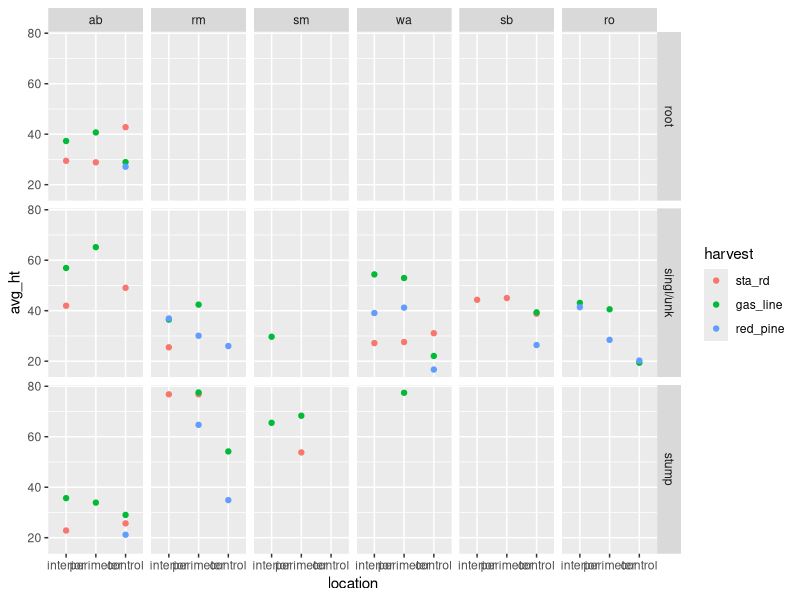

Write the R code that produced this figure. (Note: this script raises an error after producing the figure.)
## ---- chunk 1
knitr::opts_chunk$set(echo = TRUE)
## ---- chunk 2
library(tidyverse)
library(readr)
library(skimr)
## ---- chunk 3

library(readr)
heights01 <- read_csv("tidy_seedling_heights_2017-2019.csv",
     col_types = cols(
      harvest = col_factor(),
      year = col_factor(),
      location = col_factor(),
      origin = col_factor(),
      point = col_integer(),
      spp = col_factor(),
      basal2019 = col_number(),
      height = col_number()
     ))

heights02 <- heights01 %>% 
    drop_na(height) %>% 
  select(!date)

                     


## ---- chunk 4

ht.avg <- heights02 %>%
  select(harvest, year, location, spp, origin, basal2019, height) %>%
  group_by(harvest, location, origin, year, spp) %>% 
  summarise(
    avg_ht = mean(height, na.rm=TRUE),
    sd_ht = sd(height, na.rm=TRUE),
    n = n()  #mean(n, na.rm=TRUE)
  ) %>% 
  filter(n > 6)
  
#head(ht.avg, n=12) 
view(ht.avg)


## ---- chunk 5

dir.create("figures")

ht.avg %>% 
  filter(spp == "ab" | spp =="wa")


ht.avg %>% 
  filter(spp == "ab" | spp == "wa" | spp == "sb" | spp == "rm" | spp == "ro" | spp == "sm") %>% 
  filter(year == "2019") %>% 
ggplot(aes(x=location, y = avg_ht, color=harvest)) +
  geom_point()+
  facet_grid(origin ~ spp)


#ggplot(data = annual, mapping = aes(x = bai, y = ssc)) +
#  geom_point(mapping = aes(color = year, size = dbh), method = lm, se = FALSE, shape = 1) +
#  geom_smooth() +
#  theme_bw()

test_of_graph <- ht.avg %>% 
  filter(spp == "ab" | spp == "wa" | spp == "sb" | spp == "rm" | spp == "ro" | spp == "sm") %>% 
  filter(year == "2019") %>% 
  filter(harvest == "gas_line") %>% 
  group_by(spp) %>% 
  summarize(avg_ht = mean(avg_ht)) 

view(test_of_graph)

FIG_x <- ht.avg %>% 
  filter(spp == "ab" | spp == "wa" | spp == "sb" | spp == "rm" | spp == "ro" | spp == "sm") %>% 
  filter(year == "2019") %>% 
  filter(harvest == "gas_line" & location == "interior") %>% 
  ggplot()+
  geom_col(aes(x=spp, y=avg_ht, fill = origin), position = "dodge2") +
  theme_classic() +
  labs(
    x= "species and origin",
    y = "seedling height (inches)",
    title = "Gas Line Interior",
    subtitle = "2019 Seedling Heights, FIG_x, seedling_height_analysis.Rmd"
  ) 
set_palette(FIG_x, "uchicago")

FIG_x2 <- ht.avg %>% 
  filter(spp == "ab" | spp == "wa" | spp == "sb" | 
           spp == "rm" | spp == "ro" | spp == "sm") %>% 
  filter(year == "2019") %>% 
  filter(harvest == "gas_line" ) %>% 
  group_by(spp) %>%  #uses mean of origin, thus unweighted by stem count
  summarize(avg_ht = mean(avg_ht)) %>% 
  ggplot()+
  geom_col(aes(x=spp, y=avg_ht, fill = origin), position = "dodge2") +
  theme_classic() +
  labs(
    x= "species of all origin",
    y = "seedling height (inches)",
    title = "Gas Line Averaged Origin",
    subtitle = "2019 Seedling Heights, FIG_x, seedling_height_analysis.Rmd"
  ) 



# Vigor by Crown class (2017 vs. 2019)and by year
#col04 <- annual %>%
#  filter(year > 2017) %>% 
#  mutate(year_c = as.character(year)) %>% 
#  select(rbai, strata.post, year_c) %>% 
#  group_by(year_c, strata.post) %>% 
#  summarize(rbai = mean(rbai)) %>% 
#  ggplot() +
#  geom_col(aes(x=year_c, y = rbai, fill = strata.post), position = "dodge2") +
#  theme_classic() +
#  labs(
#    x = "Year and Post-Harvest Crown Class",
#    y = "Tree Vigor (rBAI as % of 2017 Basal Area)",
#    title = "Tree Vigor Response to Crown Class and Thinning",
#    subtitle = "Harvest completed August 2018, col04, tidy-sap-syrup"
#  )
# set_palette(col04, "uchicago")
 
#  ggsave("figures/column-rBAI-year-crownclass2019.jpg")


## ---- chunk 6
# determine average total height and annual increment by harvest, origin, and spp
# 1. filter to retain priority species
# 2. select numeric variable
# 3. group by harvest, origin, and spp
# 4. summarize
ht.avg <- ht.data %>% 
  filter(spp == "531" |spp == "316" | spp == "318" | spp == "356" | spp == "372" |
          spp == "375" |spp ==  "541" | spp ==  "621" | spp ==  "743" | spp ==  "761" |
            spp == "762" | spp == "833" | spp == "951") %>% 
  select(harvest, origin, spp, ht.2019, inc.2019, inc.2018, basal.dia) %>% 
  group_by(harvest, origin, spp) %>% 
  add_count(spp) %>% 
  summarise(
    ht.2019 = mean(ht.2019),
    inc.2019 = mean(inc.2019),
    n=n()
  )
  
  

(ht.avg)


dim(ht.avg)
  

## ---- chunk 7
# mean height values for select species in boot or wedge harvests vs. controls of boot/wedge
# 1. import ht.data, all values
# 2. filter beech plus desired species
# 3. filter rows of data from boot, wedge or their control areas
# 4. filter to retain interior or control plots
# 5. select to retain focal variables
# 6. group by location (interior vs. control) and by species
# 7. count and summarize total height (ht.2019)

glimpse(ht.data)
tail(ht.data)
table(ht.data$harvest) # display the values in the variable "harvest"

ht.avg.boot.wedge <- ht.data %>% 
  filter(spp == "531" |spp == "316" | spp == "318" | spp == "356" | spp == "372" |
          spp == "375" |spp ==  "541" | spp ==  "621" | spp ==  "743" | spp ==  "761" |
            spp == "762" | spp == "833" | spp == "951") %>% 
  filter(harvest == "Boot" | harvest == "W" | harvest == "CWB") %>% 
  #(ht.avg.boot.wedge)
  #
  
  filter(location == "interior" | location == "control") %>% 
  #(ht.avg.boot.wedge)
  #

  select(harvest, location, origin, spp, ht.2019, inc.2019, inc.2018, basal.dia) %>% 
  
  group_by( location, spp) %>% 
  add_count(spp) %>% 
  summarise(
    ht.2019 = mean(ht.2019),
    inc.2019 = mean(inc.2019),
    n=n()
  )

(ht.avg.boot.wedge)

write.table(ht.avg.boot.wedge, "boot_wedge_ht.txt", sep="\t")

## ---- chunk 8

# mean height values for select species in gas line harvests vs. controls of gas line

# 1. import ht.data, all values
# 2. filter beech plus desired species
# 3. filter rows of data from gas line or their control areas
# 4. filter to retain interior or control plots
# 5. select to retain focal variables
# 6. group by location (interior vs. control) and by species
# 7. count and summarize total height (ht.2019)

#glimpse(ht.data)
#tail(ht.data)
table(ht.data$harvest) # display the values in the variable "harvest"

ht.avg.gasline <- ht.data %>% 
  filter(spp == "531" |spp == "316" | spp == "318" | spp == "356" | spp == "372" |
          spp == "375" |spp ==  "541" | spp ==  "621" | spp ==  "743" | spp ==  "761" |
            spp == "701" | spp == "762" | spp == "833" | spp == "951") %>% 
 #glimpse(ht.avg.gasline), spp 701 = Ostrya
  
  
  filter(harvest == "GL" | harvest == "CGL") %>% 
 #glimpse(ht.avg.gasline)
  
  
  filter(location == "interior" | location == "control") %>% 
# glimpse(ht.avg.gasline)
  

  select(harvest, location, origin, spp, ht.2019, inc.2019, inc.2018, basal.dia) %>% 
  
  group_by( location, spp) %>% 
  add_count(spp) %>% 
  summarise(
    ht.2019 = mean(ht.2019),
    inc.2019 = mean(inc.2019),
    n=n()
  )

#glimpse(ht.avg.gasline)

write.table(ht.avg.gasline, "gasline_ht.txt", sep="\t")

## ---- chunk 9

library(ggplot2)

ht.data.com <- ht.data %>% 
  filter(spp == "531" |spp == "316" | spp == "318"  | spp == "372" |
           spp ==  "541"  |
            spp == "762" | spp == "833" | spp == "951") 

ggplot(data=ht.data.com, mapping = aes(x=basal.dia, y = ht.2019, size = spp)) +
  geom_point(mapping = aes(size = spp), shape = 1) +
  geom_smooth(method="lm", se=F) +
  facet_wrap(~origin, nrow=1) +
  theme_bw()


## ---- chunk 10
ht.data.com %>% 
  filter(spp==531) %>% 
  group_by(origin) %>% 
  ggplot()+
    geom_boxplot(mapping=aes(x=spp, y=ht.2019))
